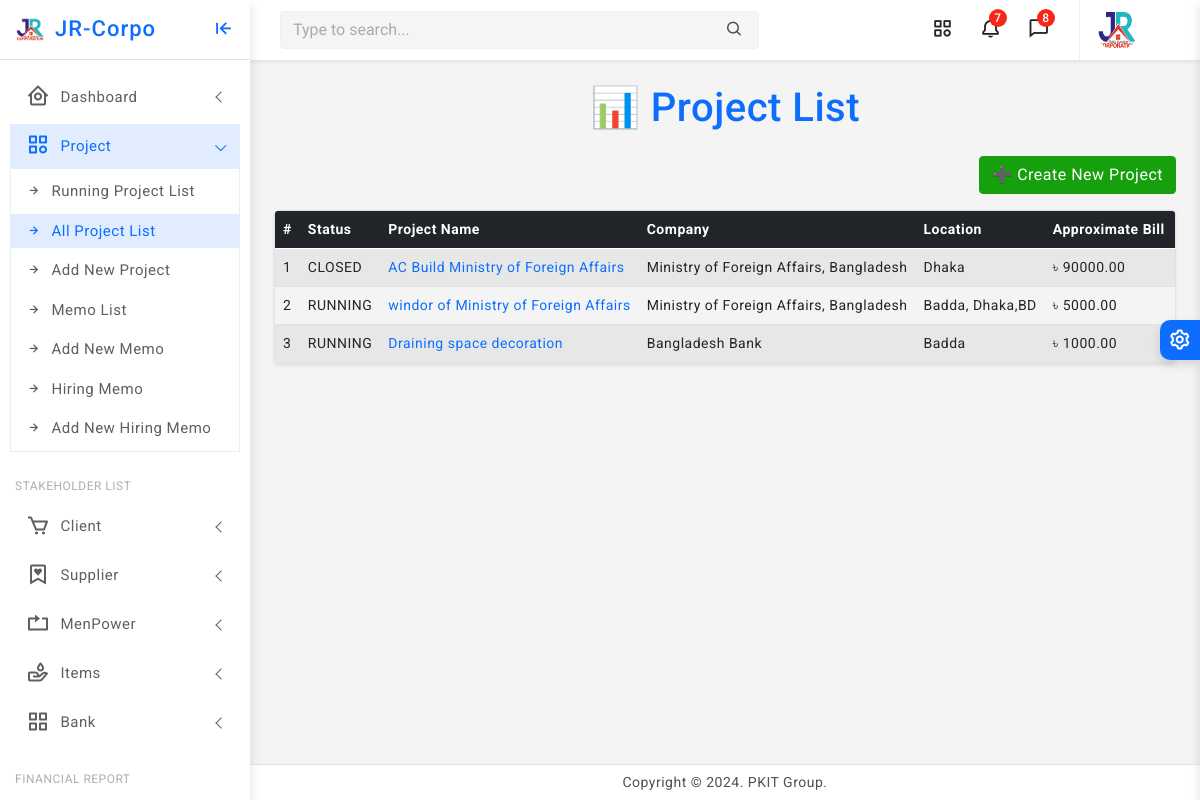
Page /projects/all/ on the committed database.
### core/models.py (models this page shows, shortened)
class Project(models.Model):
    STATUS_CHOICES = [
        ('RUNNING', 'Running'),
        ('TRIAL', 'Trial Period'),
        ('CLOSED', 'Closed'),
        ('OTHER', 'Other'),
    ]
    company = models.ForeignKey(Company, on_delete=models.CASCADE, related_name='projects')
    name = models.CharField(max_length=255)
    location = models.CharField(max_length=255)
    approximate_bill = models.PositiveIntegerField(default=0)
    current_cost = models.PositiveIntegerField(default=0, null=True, blank=True)
    final_bill = models.PositiveIntegerField(default=0, null=True, blank=True)
    current_paid = models.PositiveIntegerField(default=0, null=True, blank=True)
    created_at = models.DateTimeField(auto_now_add=True)
    updated_at = models.DateTimeField(auto_now=True)
    status = models.CharField(max_length=10, null=True, blank=True, choices=STATUS_CHOICES, default='RUNNING')
    @property
    def profit_or_loss(self):
        if self.final_bill is not None and self.current_cost is not None:
            return self.final_bill - self.current_cost
        return 0

class Organization(models.Model):
    name = models.CharField(max_length=255, unique=True)
    location = models.CharField(max_length=255)
    phone = models.CharField(max_length=20)
    logo = models.ImageField(upload_to='media/logos/', blank=True, null=True)
    created_at = models.DateTimeField(auto_now_add=True)
    updated_at = models.DateTimeField(auto_now=True)
    class Meta:
        abstract = True

class Company(Organization):
    pass

### core/views.py (the view)
# urls.py: path('projects/all/', views.all_project_list, name='all_project_list'),
def all_project_list(request):
    projects = Project.objects.all().order_by('-created_at')
    return render(request, 'project/project_list.html', {'projects': projects})

### core/templates/project/project_list.html (shortened to what this page needs)
{% extends 'partials/base0.html' %}
{% block content %}
{% load static %}
<div>
    <h1 class="text-center mb-4 text-primary">📊 Project List</h1>
    <div class="text-end mb-3">
        <a href="{% url 'project_create' %}" class="btn btn-success">➕ Create New Project</a>
    </div>
    {% if projects %}
        <div class="table-responsive shadow-sm rounded border">
            <table class="table table-striped table-hover align-middle mb-0">
                <thead class="table-dark">
                    <tr>
                        <th>#</th>
                        <th>Status</th>
                        <th>Project Name</th>
                        <th>Company</th>
                        <th>Location</th>
                        <th>Approximate Bill</th>
                        <th>Current Paid</th>
                    </tr>
                </thead>
                <tbody>
                    {% for project in projects %}
                    <tr>
                        <td>{{ forloop.counter }}</td>
                        <td>{{ project.status }}</td>
                        <td>
                            <a href="{% url 'project_record_detail' project.pk %}">
                                {{ project.name }}
                            </a>
                        </td>
                        <td>{{ project.company.name }}</td>
                        <td>{{ project.location }}</td>
                        <td>৳ {{ project.approximate_bill|floatformat:2 }}</td>
                        <td>৳ {{ project.current_paid|default:"0.00"|floatformat:2 }}</td>
                    </tr>
                    {% endfor %}
                </tbody>
            </table>
        </div>
    {% else %}
        <div class="alert alert-warning text-center">No projects found.</div>
    {% endif %}
</div>
{% endblock %}

### static/assets/css/app.css (style rules this page uses)
body { font-size: 14px; color: #4c5258; letter-spacing: .5px; background-color: #f4f4f4; overflow-x: hidden; font-family: Roboto, sans-serif }

### rows in the picture
Project: status "CLOSED", name "AC Build Ministry of Foreign Affairs", company.name "Ministry of Foreign Affairs, Bangladesh", location "Dhaka", approximate_bill "90000.00"
Project: status "RUNNING", name "windor of Ministry of Foreign Affairs", company.name "Ministry of Foreign Affairs, Bangladesh", location "Badda, Dhaka,BD", approximate_bill "5000.00"
Project: status "RUNNING", name "Draining space decoration", company.name "Bangladesh Bank", location "Badda", approximate_bill "1000.00"
